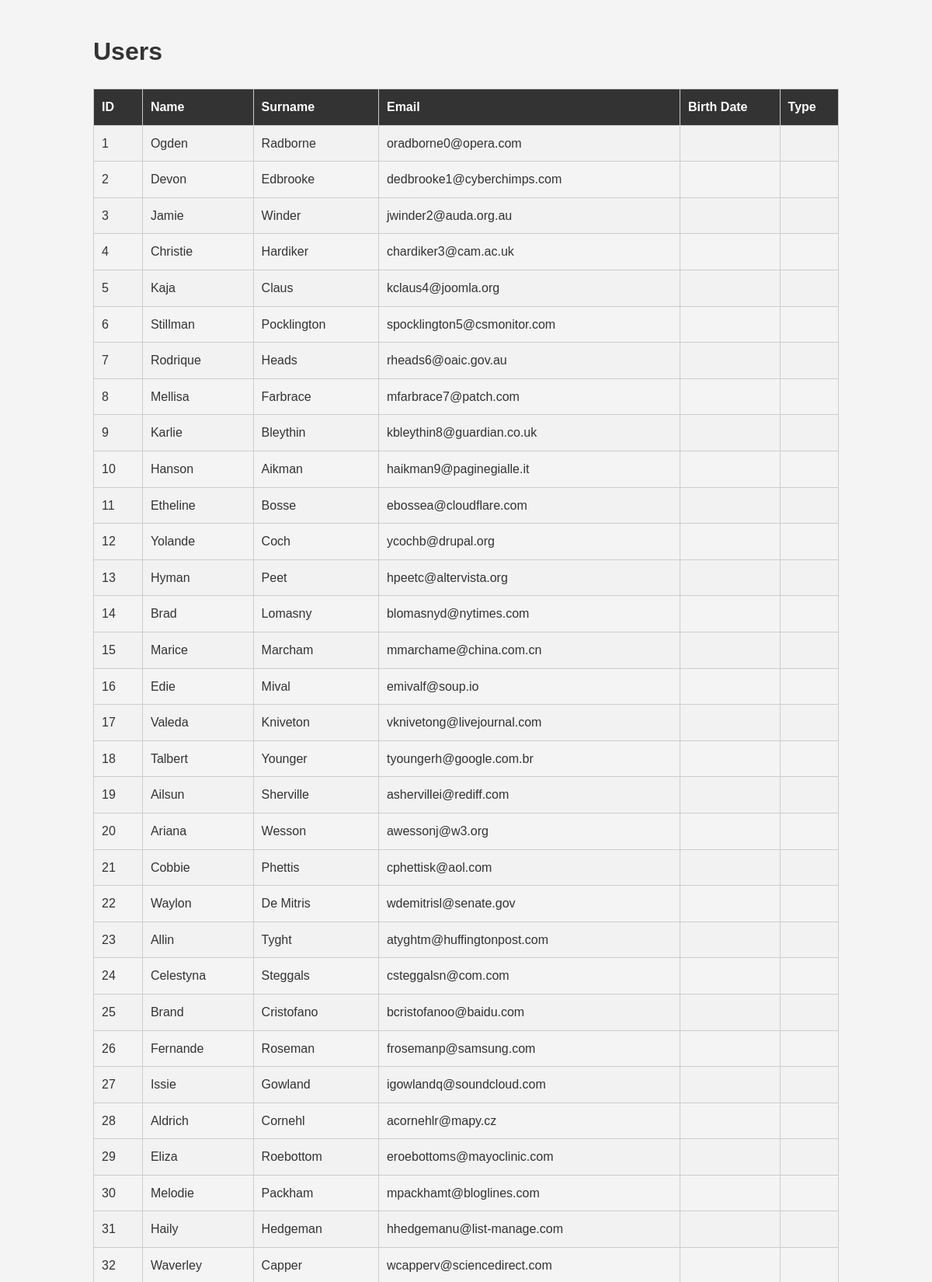
/admin/users.php (upper part), run on the app's committed database.
### tables this page shows
CREATE TABLE `User` (
  `id` int(11) NOT NULL AUTO_INCREMENT,
  `name` varchar(255) NOT NULL,
  `surname` varchar(255) NOT NULL,
  `email` varchar(255) NOT NULL,
  `password` varchar(255) NOT NULL,
  `admin` tinyint(1) NOT NULL,
  PRIMARY KEY (`id`)
);

### www/admin/users.php (the view, shortened to what this page needs)
<?php
include 'db.php';
$query = "SELECT * FROM user";
$result = $conn->query($query);
?>
<!DOCTYPE html>
<html>
<head>
    <link rel="stylesheet" type="text/css" href="style.css">
</head>
<body>
    <div class="container">
        <h1>Users</h1>
        <table>
            <tr>
                <th>ID</th>
                <th>Name</th>
                <th>Surname</th>
                <th>Email</th>
                <th>Birth Date</th>
                <th>Type</th>
            </tr>
            <?php while ($row = $result->fetch_assoc()): ?>
                <tr>
                    <td><?php echo htmlspecialchars($row['id']); ?></td>
                    <td><?php echo htmlspecialchars($row['name']); ?></td>
                    <td><?php echo htmlspecialchars($row['surname']); ?></td>
                    <td><?php echo htmlspecialchars($row['email']); ?></td>
                    <td><?php echo htmlspecialchars($row['birth_date']); ?></td>
                    <td><?php echo htmlspecialchars($row['type']); ?></td>
                </tr>
            <?php endwhile; ?>
        </table>
    </div>
</body>
</html>

### www/style.css (style rules this page uses)
body { font-family: 'Arial', sans-serif; margin: 0; padding: 0; background-color: #f4f4f4; color: #333; line-height: 1.6; }
.container { width: 80%; margin: auto; overflow: hidden; padding: 20px; }
table { width: 100%; margin-top: 20px; border-collapse: collapse; }
th, td { padding: 10px; border: 1px solid #ccc; text-align: left; }
th { background-color: #333; color: white; }
tr:nth-child(even) { background-color: #f2f2f2; }

### data on the page
user: id "1", name "Ogden", surname "Radborne", email "oradborne0@opera.com"
user: id "2", name "Devon", surname "Edbrooke", email "dedbrooke1@cyberchimps.com"
user: id "3", name "Jamie", surname "Winder", email "jwinder2@auda.org.au"
user: id "4", name "Christie", surname "Hardiker", email "chardiker3@cam.ac.uk"
user: id "5", name "Kaja", surname "Claus", email "kclaus4@joomla.org"
user: id "6", name "Stillman", surname "Pocklington", email "spocklington5@csmonitor.com"
user: id "7", name "Rodrique", surname "Heads", email "rheads6@oaic.gov.au"
user: id "8", name "Mellisa", surname "Farbrace", email "mfarbrace7@patch.com"
user: id "9", name "Karlie", surname "Bleythin", email "kbleythin8@guardian.co.uk"
user: id "10", name "Hanson", surname "Aikman", email "haikman9@paginegialle.it"
user: id "11", name "Etheline", surname "Bosse", email "ebossea@cloudflare.com"
user: id "12", name "Yolande", surname "Coch", email "ycochb@drupal.org"
user: id "13", name "Hyman", surname "Peet", email "hpeetc@altervista.org"
user: id "14", name "Brad", surname "Lomasny", email "blomasnyd@nytimes.com"
user: id "15", name "Marice", surname "Marcham", email "mmarchame@china.com.cn"
user: id "16", name "Edie", surname "Mival", email "emivalf@soup.io"
user: id "17", name "Valeda", surname "Kniveton", email "vknivetong@livejournal.com"
user: id "18", name "Talbert", surname "Younger", email "tyoungerh@google.com.br"
user: id "19", name "Ailsun", surname "Sherville", email "ashervillei@rediff.com"
user: id "20", name "Ariana", surname "Wesson", email "awessonj@w3.org"
user: id "21", name "Cobbie", surname "Phettis", email "cphettisk@aol.com"
user: id "22", name "Waylon", surname "De Mitris", email "wdemitrisl@senate.gov"
user: id "23", name "Allin", surname "Tyght", email "atyghtm@huffingtonpost.com"
user: id "24", name "Celestyna", surname "Steggals", email "csteggalsn@com.com"
user: id "25", name "Brand", surname "Cristofano", email "bcristofanoo@baidu.com"
user: id "26", name "Fernande", surname "Roseman", email "frosemanp@samsung.com"
user: id "27", name "Issie", surname "Gowland", email "igowlandq@soundcloud.com"
user: id "28", name "Aldrich", surname "Cornehl", email "acornehlr@mapy.cz"
user: id "29", name "Eliza", surname "Roebottom", email "eroebottoms@mayoclinic.com"
user: id "30", name "Melodie", surname "Packham", email "mpackhamt@bloglines.com"
user: id "31", name "Haily", surname "Hedgeman", email "hhedgemanu@list-manage.com"
user: id "32", name "Waverley", surname "Capper", email "wcapperv@sciencedirect.com"
